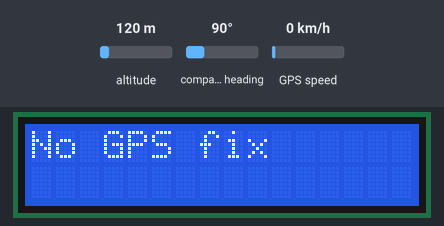
A sketch run on a simulated Arduino Mega 2560, built with avr-gcc and run on an emulated ATmega2560. On the bench: 16×2 character LCD. Inputs (shaded band) come from the test bench; at power-on: altitude 120 m, compass heading 90°, GPS speed 0 km/h. The GPS gets a fix after 3 s at 37.7749, -122.4194 with 8 satellites; what the sketch prints to the serial monitor is not drawn.

Above: at 1.3 s.
1.4 s: altitude set to 104 m
At 3.6 s:
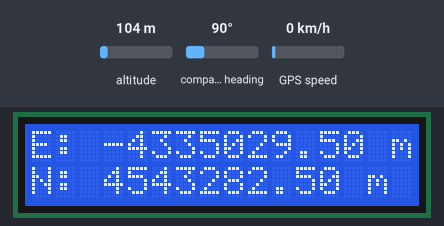
4.7 s: altitude set to 95 m
At 6.3 s:
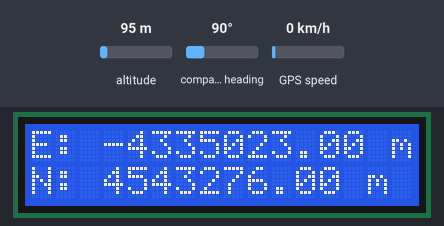
6.7 s: altitude set to 250 m
At 7.8 s:
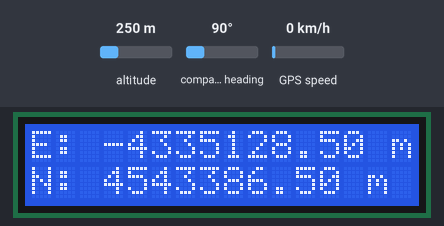
Timing chart, 0 to 9.7 s (numbered marks = the images above; inputs shaded):
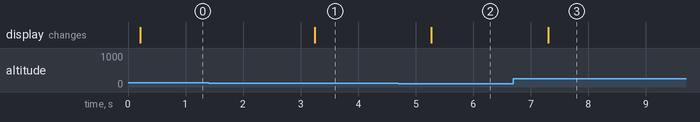

Measured:
- after the input at 1.4 s, the display: changes after 1.8 s (image 1)
- after the input at 4.7 s, the display: changes after 0.57 s (image 2)
- after the input at 6.7 s, the display: changes after 0.61 s (image 3)

The sketch:

EssaiGPS.ino
```cpp
#include <LiquidCrystal.h>

#include "gps.h"

//-----------------------------------------------------------------------------
// GPS connected to the arduino
//-----------------------------------------------------------------------------
// initialize the library with the numbers of the interface pins
// arduino Mega
// RS   = pin 8 arduino
// EN   = pin 9 arduino
// DB4 =  pin 10 arduino
// DB5 =  pin 11 arduino
// DB6 =  pin 12 arduino
// DB7 =  pin 13 arduino

LiquidCrystal lcd(8, 9, 10, 11, 12, 13);


//-----------------------------------------------------------------------------
// Reference coordinates
//-----------------------------------------------------------------------------
const double lat_ref = 48.0;
const double lng_ref = -1.6;


//-----------------------------------------------------------------------------
// Setup
//-----------------------------------------------------------------------------
void setup() {

  // set up the LCD's number of rows and columns:
  lcd.begin(16, 2);
  lcd.print("Essai GPS ");

  // Open serial port to communicate with the GPS, sets data rate to 9600 bps
  Serial1.begin(9600);
  Serial.begin(9600);

  GPS_test_geo();

  // Opens serial port to display info to the user
  Serial.begin(19200);
  //Serial.println(TinyGPS::library_version());
  Serial.println();
  Serial.println("Sats Latitude  Longitude  Date       Time     Date Alt    Course Speed Card  Checksum");
  Serial.println("     (deg)     (deg)                          Age  (m)                               ");
  Serial.println("-------------------------------------------------------------------------------------");
}

//-----------------------------------------------------------------------------
// Boucle
//-----------------------------------------------------------------------------
void loop()
{
  float   flat, flon, falt;
  double  x,y,z;
  double  xEast, yNorth, zUp;
  boolean valid_position;

  // --------------------------------------------------------------------------
  // Get GPS position and transform it into ENU coordinates
  // --------------------------------------------------------------------------
  valid_position = GPS_get_position(     &flat, &flon, &falt);
  if (valid_position == true)
  {
    GPS_geodetic_to_ecef(  flat,  flon,  falt, &x,  &y,  &z);
    GPS_ecef_to_enu(x, y,z, lat_ref, lng_ref, falt, &xEast, &yNorth, &zUp);

    // --------------------------------------------------------------------------
    // Display x and y on LCD displau
    // --------------------------------------------------------------------------
    lcd.clear();
    lcd.setCursor(0,0); lcd.print("E: "); lcd.print(xEast);   lcd.print(" m");
    lcd.setCursor(0,1); lcd.print("N: "); lcd.print(yNorth);  lcd.print(" m");
  } else {
     lcd.clear();
     lcd.setCursor(0,0); lcd.print("No GPS fix ");
  }
  // Toutes les secondes
  GPS_smartdelay(1000);
}
```

gps.cpp
```cpp
#define __ASSERT_USE_STDERR

//-----------------------------------------------------------------------------
// Include
//-----------------------------------------------------------------------------
#include <TinyGPS.h>
#include <assert.h>
#include "gps.h"


const double a_wgs84 = 6378137;           // WGS-84 Earth semimajor axis (m)
const double b_wgs84 = 6356752.3142;      // WGS-84 Earth semiminor axis (m)

//-----------------------------------------------------------------------------
// Prototype
//-----------------------------------------------------------------------------

static void gps_print_float(float val, float invalid, int len, int prec);
static void gps_print_int(unsigned long val, unsigned long invalid, int len);
static void gps_print_date(TinyGPS &gps);
static void gps_print_str(const char *str, int len);


//-----------------------------------------------------------------------------
// Variable
//-----------------------------------------------------------------------------
TinyGPS gps;

//-----------------------------------------------------------------------------
// Function : gps_get_position
//-----------------------------------------------------------------------------
boolean GPS_get_position(float *flat, float *flon, float *falt )
{
  unsigned long   age, date, time, chars = 0;
  unsigned short sentences = 0, failed = 0;
  boolean        valid_position;

  // Get GPS Position
  gps.f_get_position(flat, flon, &age);
  *falt = gps.f_altitude();

  // Is it a valid position
  if ( *flat            == TinyGPS::GPS_INVALID_F_ANGLE ||
       *flon            == TinyGPS::GPS_INVALID_F_ANGLE ||
       gps.satellites() == TinyGPS::GPS_INVALID_SATELLITES )
  {
    valid_position = false;
  } else {
    valid_position = true;
  }

  // Print position of the serial port
  gps.stats(        &chars, &sentences, &failed);
  gps_print_int(    gps.satellites(),   TinyGPS::GPS_INVALID_SATELLITES, 5);
  gps_print_float(  *flat,               TinyGPS::GPS_INVALID_F_ANGLE, 10, 6);
  gps_print_float(  *flon,               TinyGPS::GPS_INVALID_F_ANGLE, 11, 6);
  gps_print_date(   gps);
  gps_print_float(  gps.f_altitude(),   TinyGPS::GPS_INVALID_F_ALTITUDE, 7, 2);
  gps_print_int(    failed,    0xFFFFFFFF, 9);
  Serial.println();

  return(valid_position);
}

//-----------------------------------------------------------------------------
// smartdelay
//-----------------------------------------------------------------------------
void GPS_smartdelay(unsigned long ms)
{
  unsigned long start = millis();
  do
  {
    while ( Serial1.available() > 0  )
      gps.encode(Serial1.read());
  } while (millis() - start < ms);
}


//-----------------------------------------------------------------------------
// Function : Print Flotant
//-----------------------------------------------------------------------------
static void gps_print_float(float val, float invalid, int len, int prec)
{
  if (val == invalid)
  {
    while (len-- > 1)
      Serial.print('*');
    Serial.print(' ');
  } else {
    Serial.print(val, prec);
    int vi = abs((int)val);
    int flen = prec + (val < 0.0 ? 2 : 1); // . and -
    flen += vi >= 1000 ? 4 : vi >= 100 ? 3 : vi >= 10 ? 2 : 1;
    for (int i=flen; i<len; ++i)
      Serial.print(' ');
  }
  GPS_smartdelay(0);
}

//-----------------------------------------------------------------------------
// Function : Print int
//-----------------------------------------------------------------------------
static void gps_print_int(unsigned long val, unsigned long invalid, int len)
{
  char sz[32];

  if (val == invalid)
    strcpy(sz, "*******");
  else
    sprintf(sz, "%ld", val);
  sz[len] = 0;
  for (int i=strlen(sz); i<len; ++i)
    sz[i] = ' ';
  if (len > 0)
    sz[len-1] = ' ';
  Serial.print(sz);

  GPS_smartdelay(0);
}

//-----------------------------------------------------------------------------
// Function : print date
//-----------------------------------------------------------------------------
static void gps_print_date(TinyGPS &gps)
{
  int           year;
  byte          month, day, hour, minute, second, hundredths;
  unsigned long age;

  gps.crack_datetime(&year, &month, &day, &hour, &minute, &second, &hundredths, &age);
  if (age == TinyGPS::GPS_INVALID_AGE)
    Serial.print("********** ******** ");
  else
  {
    char sz[32];
    sprintf(sz, "%02d/%02d/%02d %02d:%02d:%02d ",month, day, year, hour, minute, second);
    Serial.print(sz);
  }
  gps_print_int(age, TinyGPS::GPS_INVALID_AGE, 5);
  GPS_smartdelay(0);
}

//-----------------------------------------------------------------------------
// Function : print string
//-----------------------------------------------------------------------------
static void gps_print_str(const char *str, int len)
{
  int slen = strlen(str);
  for (int i=0; i<len; ++i)
    Serial.print(i<slen ? str[i] : ' ');
  GPS_smartdelay(0);
}

//-----------------------------------------------------------------------------
// Degrees to Radians
//-----------------------------------------------------------------------------
float gps_degrees_to_radians(float x)
{
  const float pi = 3.14159265359;
  return( x/ 180.0 * pi);
}

//-----------------------------------------------------------------------------
// Compute ECEF Coordinates
//-----------------------------------------------------------------------------
void GPS_geodetic_to_ecef(double lat, double lon, double h,
                    double *x,  double *y,  double *z)
{

    double f;           // Ellipsoid Flatness
    double e_sq;        // Square of Eccentricity
    double lambda;
    double phi;
    double s;
    double N;

    double sin_lambda;
    double cos_lambda;
    double cos_phi;
    double sin_phi;

    f           = ( a_wgs84 - b_wgs84 )/a_wgs84;           // Ellipsoid Flatness
    e_sq        = f * (2 - f);                             // Square of Eccentricity

    lambda      = gps_degrees_to_radians(lat);
    phi         = gps_degrees_to_radians(lon);
    s           = sin(lambda);
    N           = a_wgs84 / sqrt(1 - e_sq * s * s);

    sin_lambda  = sin(lambda);
    cos_lambda  = cos(lambda);
    cos_phi     = cos(phi);
    sin_phi     = sin(phi);

    *x          = (h + N) * cos_lambda * cos_phi;
    *y          = (h + N) * cos_lambda * sin_phi;
    *z          = (h + (1 - e_sq) * N) * sin_lambda;
}

//-----------------------------------------------------------------------------
// Converts the Earth-Centered Earth-Fixed (ECEF) coordinates (x, y, z) to
// East-North-Up coordinates in a Local Tangent Plane that is centered at the
// (WGS-84) Geodetic point (lat0, lon0, h0).
//-----------------------------------------------------------------------------
void GPS_ecef_to_enu
(double x, double y, double z,
               double lat0, double lon0, double h0,
               double *xEast, double *yNorth, double *zUp)
{
    double f;           // Ellipsoid Flatness
    double e_sq;        // Square of Eccentricity
    double lambda;
    double phi;
    double s;
    double N;
    double sin_lambda;
    double cos_lambda;
    double cos_phi;
    double sin_phi;
    double xd, yd, zd;
    double x0, y0, z0;

    // Convert to radians in notation consistent with the paper:
    lambda      = gps_degrees_to_radians(lat0);
    phi         = gps_degrees_to_radians(lon0);

    f           = ( a_wgs84 - b_wgs84 )/a_wgs84;           // Ellipsoid Flatness
    e_sq        = f * (2 - f);                             // Square of Eccentricity

    s           = sin(lambda);
    N           = a_wgs84 / sqrt(1 - e_sq * s * s);

    sin_lambda  = sin(lambda);
    cos_lambda  = cos(lambda);
    cos_phi     = cos(phi);
    sin_phi     = sin(phi);

    x0          = (h0 + N) * cos_lambda * cos_phi;
    y0          = (h0 + N) * cos_lambda * sin_phi;
    z0          = (h0 + (1 - e_sq) * N) * sin_lambda;


    xd          = x - x0;
    yd          = y - y0;
    zd          = z - z0;

    // This is the matrix multiplication
    *xEast     = -sin_phi                  * xd   + cos_phi              * yd;
    *yNorth    = -cos_phi    * sin_lambda  * xd   - sin_lambda * sin_phi * yd   + cos_lambda * zd;
    *zUp       =  cos_lambda * cos_phi     * xd   + cos_lambda * sin_phi * yd   + sin_lambda * zd;
}

//-----------------------------------------------------------------------------
// Converts the geodetic WGS-84 coordinated (lat, lon, h) to
// East-North-Up coordinates in a Local Tangent Plane that is centered at the
// (WGS-84) Geodetic point (lat0, lon0, h0).
//-----------------------------------------------------------------------------
void GPS_geodetic_to_enu
(
double lat,    double lon,     double h,
double lat0,   double lon0,    double h0,
double *xEast, double *yNorth, double *zUp
)
{
    double x, y, z;
    GPS_geodetic_to_ecef(lat, lon, h, &x, &y, &z);
    GPS_ecef_to_enu(x, y, z, lat0, lon0, h0, xEast, yNorth, zUp);
}

//-----------------------------------------------------------------------------
// To check if two values are close
//-----------------------------------------------------------------------------
boolean  gps_are_close(double x0, double x1)
{
    double d = x1-x0 ;
    return (d * d) < 1e16;
}

//-----------------------------------------------------------------------------
// handle diagnostic informations given by assertion and abort program execution
//-----------------------------------------------------------------------------
void __assert(const char *__func, const char *__file, int __lineno, const char *__sexp) {
    // transmit diagnostic informations through serial link.
    Serial.println(__func);
    Serial.println(__file);
    Serial.println(__lineno, DEC);
    Serial.println(__sexp);
    Serial.flush();
    // abort program execution.
    abort();
}

//-----------------------------------------------------------------------------
// Just check that we get the same values as the paper for the main calculations.
//-----------------------------------------------------------------------------
void GPS_test_geo(void)
{
    double latLA = 34.00000048;
    double lonLA = -117.3335693;
    double hLA = 251.702;
    double x0, y0, z0;
    double x, y, z;
    double xEast, yNorth, zUp;

    GPS_geodetic_to_ecef(latLA, lonLA, hLA, &x0, &y0, &z0);

    assert(gps_are_close(-2430601.8, x0));
    assert(gps_are_close(-4702442.7, y0));
    assert(gps_are_close( 3546587.4, z0));

    // Checks to read out the matrix entries, to compare with the paper
    // First column
    x = x0 + 1;
    y = y0;
    z = z0;
    GPS_ecef_to_enu(x, y, z, latLA, lonLA, hLA, &xEast, &yNorth, &zUp);
    assert(gps_are_close(0.88834836, xEast));
    assert(gps_are_close(0.25676467, yNorth));
    assert(gps_are_close(-0.38066927, zUp));

    x = x0;
    y = y0 + 1;
    z = z0;
    GPS_ecef_to_enu(x, y, z, latLA, lonLA, hLA, &xEast, &yNorth, &zUp);
    assert(gps_are_close(-0.45917011, xEast));
    assert(gps_are_close(0.49675810, yNorth));
    assert(gps_are_close(-0.73647416, zUp));

    x = x0;
    y = y0;
    z = z0 + 1;
    GPS_ecef_to_enu(x, y, z, latLA, lonLA, hLA, &xEast, &yNorth, &zUp);
    assert(gps_are_close(0.00000000, xEast));
    assert(gps_are_close(0.82903757, yNorth));
    assert(gps_are_close(0.55919291, zUp));

}
```

gps.h
```cpp
/* File gps.h */


void GPS_test_geo(void);

void GPS_smartdelay(unsigned long ms);

void GPS_geodetic_to_ecef(double lat, double lon, double h, double *x,  double *y,  double *z);

void GPS_geodetic_to_enu(double lat,    double lon,     double h,
                   double lat0,   double lon0,    double h0,
                   double *xEast, double *yNorth, double *zUp);

void GPS_ecef_to_enu
(double x, double y, double z,
               double lat0, double lon0, double h0,
               double *xEast, double *yNorth, double *zUp);

boolean GPS_get_position(float *flat, float *flon, float *falt );
```
